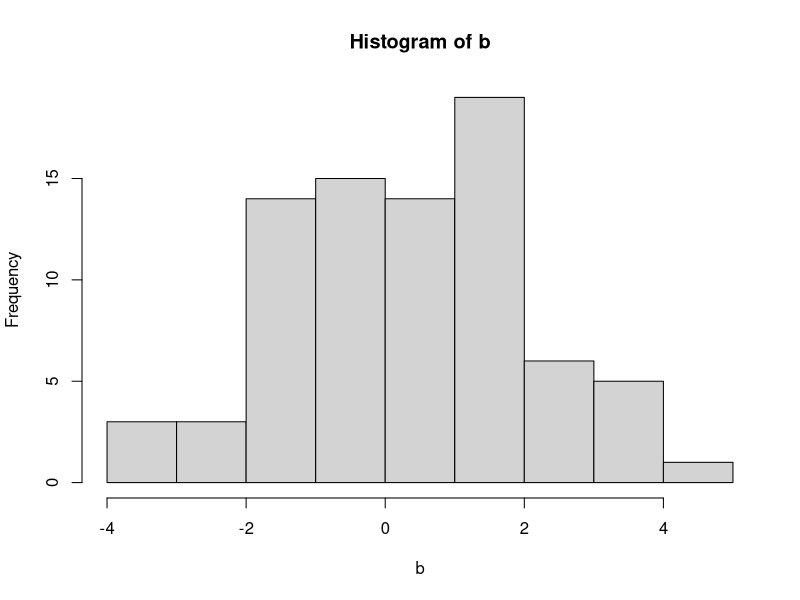
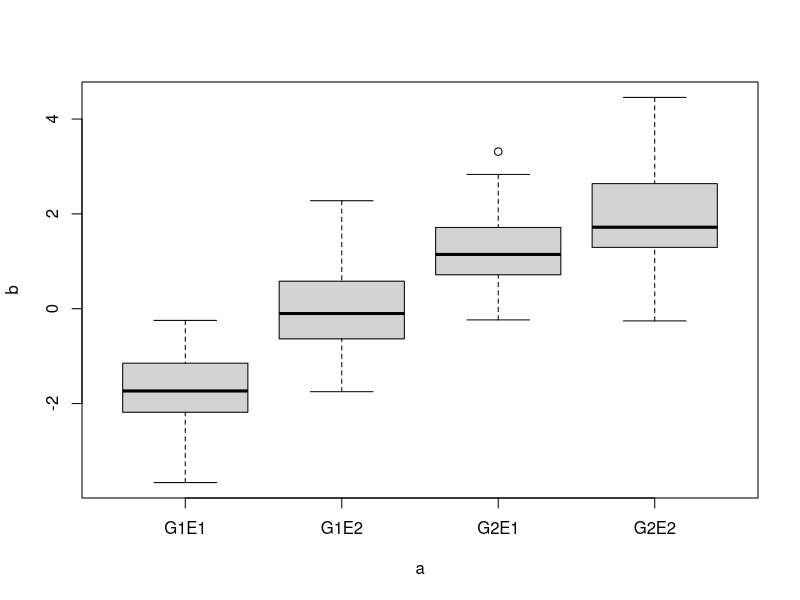
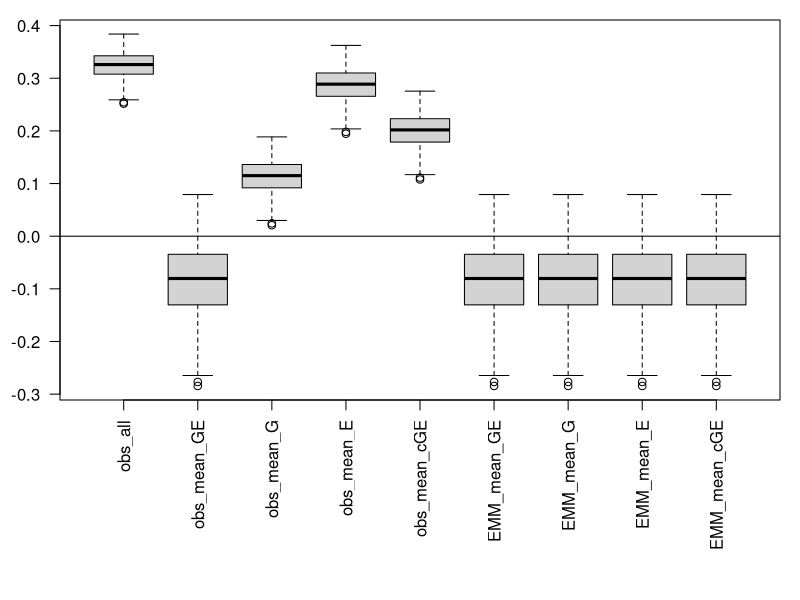
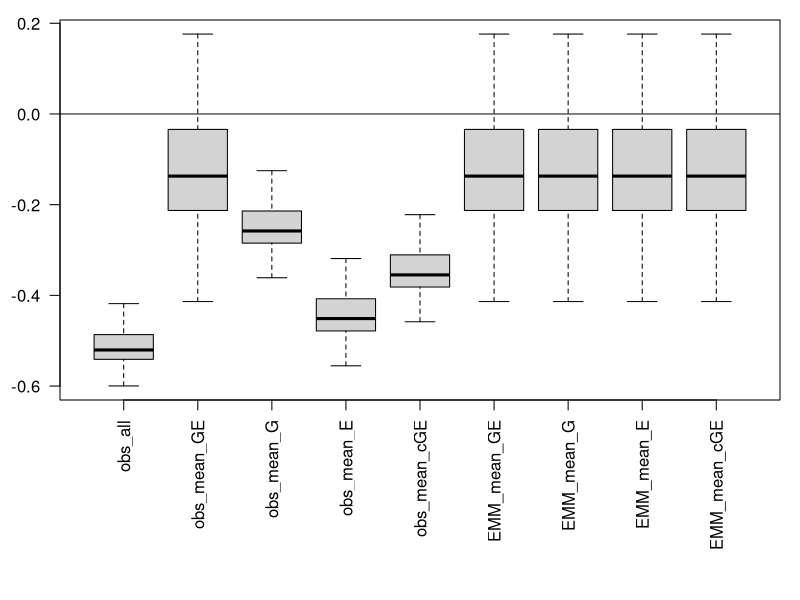
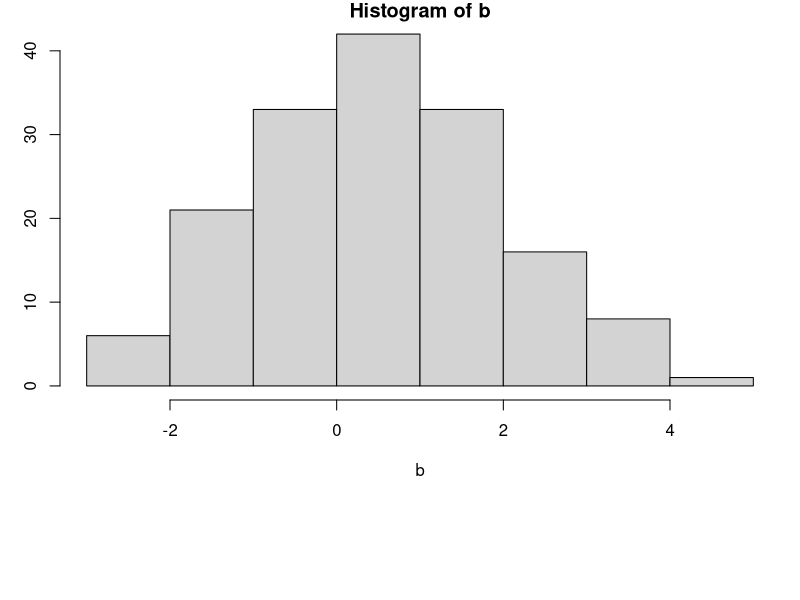
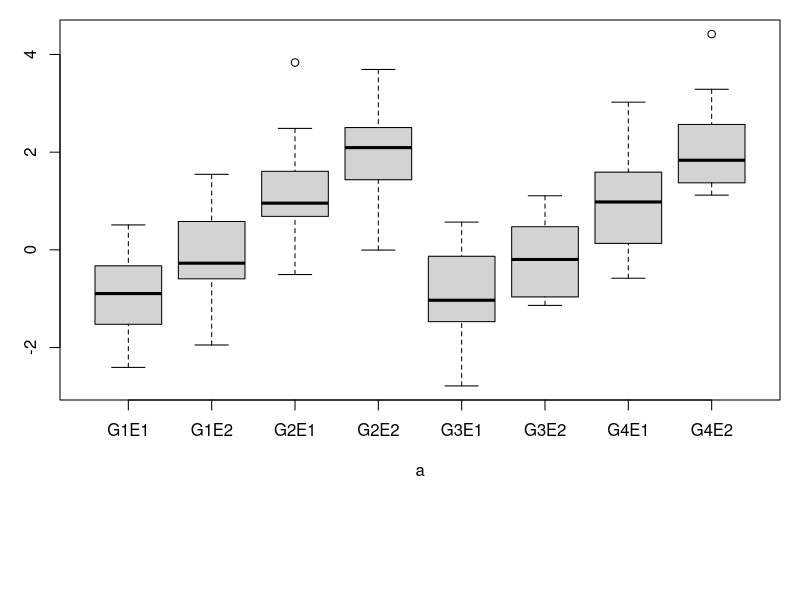
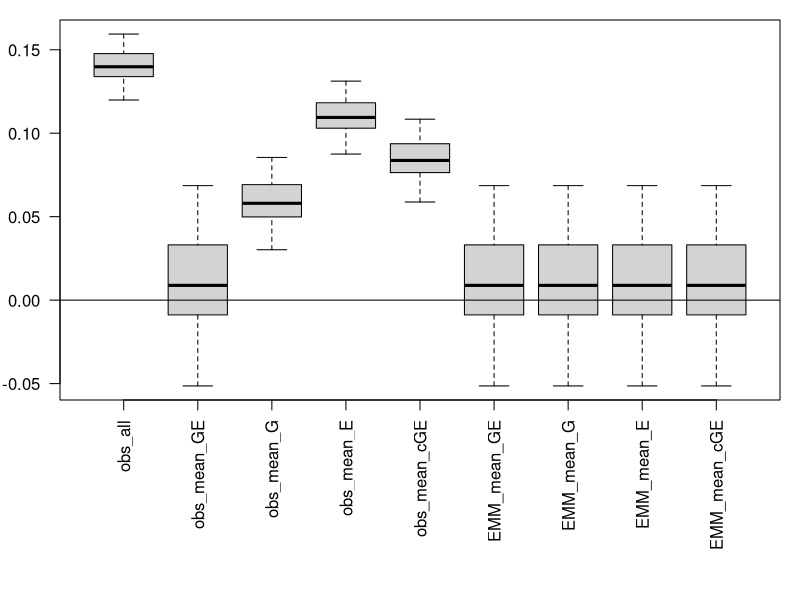
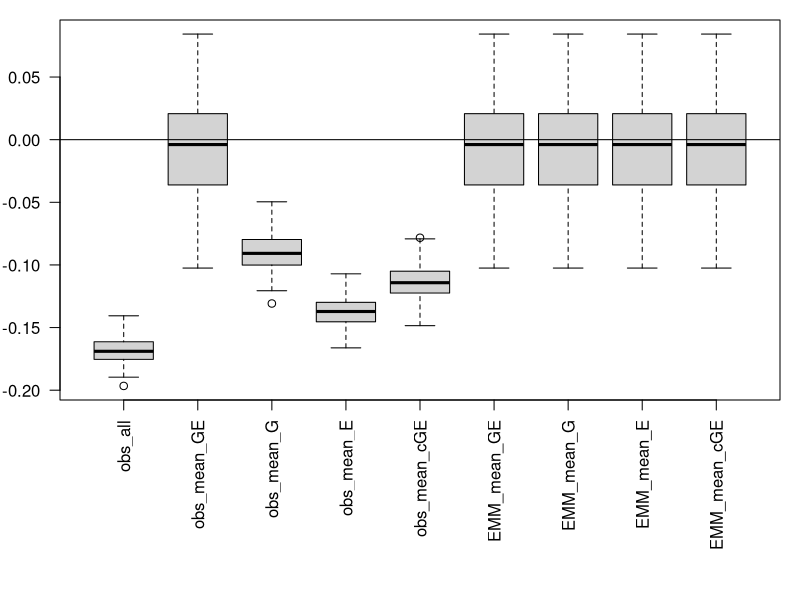

Recreate these plots in R, in order.
## ---- chunk 1
require(lme4)
require(emmeans)
## ---- chunk 2
# Different ways of calculating means ####
getmeans <- function(ind=1:length(a), true){
  
  # model fit
  G <- as.factor(G_lev[ind])
  E <- as.factor(E_lev[ind])
  m1 <- lm(b[ind] ~ G * E)
  emms <- as.data.frame(emmeans(m1, ~ G * E))
  emmG <- as.data.frame(emmeans(m1, "G"))
  emmE <- as.data.frame(emmeans(m1, "E"))
  obs_all <- mean(b[ind]) # This may or may not be what your eMM does
  obs_mean_GE <- mean(tapply(b[ind],a[ind], mean))
  obs_mean_G <- mean(tapply(b[ind],G_lev[ind], mean))
  obs_mean_E <- mean(tapply(b[ind],E_lev[ind], mean))
  obs_mean_cGE <- mean(c(obs_mean_G, obs_mean_E))  # Note they count unequally in the common garden N x 2 case
  EMM_mean_GE <- mean(emms$emmean)
  EMM_mean_G <- mean(emmG$emmean)
  EMM_mean_E <- mean(emmE$emmean)
  EMM_mean_cGE <- mean(c(EMM_mean_E,EMM_mean_G))
  out <- cbind(obs_all, obs_mean_GE, obs_mean_G,obs_mean_E, obs_mean_cGE, EMM_mean_GE, EMM_mean_G, EMM_mean_E, EMM_mean_cGE)
  round(out - true, 4)
}
## ---- chunk 3
a <- rep(c("G1E1","G1E2", "G2E1", "G2E2"), each=20)
G_lev <- substr(a, start=1, stop=2)
E_lev <- substr(a, start=3, stop=4)
b <- c(rnorm(length(a)/4, -1), rnorm(length(a)/4, 0), rnorm(length(a)/4, 1), rnorm(length(a)/4, 2))
hist(b)
boxplot(b~a)
true1 <- mean(c(-1,0,1,2)) # true mean
getmeans(1:length(a), true1) # no imbalance
getmeans(15:length(a), true1) # imbalance in first category
getmeans(1:(length(a)-15), true1) # imbalance in last category
par(mar=c(10,3,1,1))

bob <- replicate(100,getmeans(c(sample(1:20,5),20:length(a)), true1),simplify = TRUE)
rownames(bob) <- c("obs_all", "obs_mean_GE", "obs_mean_G", "obs_mean_E", "obs_mean_cGE", "EMM_mean_GE", "EMM_mean_G", "EMM_mean_E", "EMM_mean_cGE")
#head(bob)
boxplot(t(bob), las=2)
abline(h=0)

bob <- replicate(100,getmeans(c(1:(length(a)-20), sample((length(a)-20):length(a),5)), true1),simplify = TRUE)
#head(bob)
rownames(bob) <- c("obs_all", "obs_mean_GE", "obs_mean_G", "obs_mean_E", "obs_mean_cGE","EMM_mean_GE", "EMM_mean_G", "EMM_mean_E", "EMM_mean_cGE")
#head(bob)
boxplot(t(bob), las=2)
abline(h=0)
## ---- chunk 4
a <- rep(c("G1E1","G1E2", "G2E1", "G2E2", "G3E1", "G3E2", "G4E1", "G4E2"), each=20)
G_lev <- substr(a, start=1, stop=2)
E_lev <- substr(a, start=3, stop=4)
b <- c(rnorm(length(a)/8, -1), 
       rnorm(length(a)/8, 0), 
       rnorm(length(a)/8, 1), 
       rnorm(length(a)/8, 2), 
       rnorm(length(a)/8, -1), 
       rnorm(length(a)/8, 0), 
       rnorm(length(a)/8, 1), 
       rnorm(length(a)/8, 2))
hist(b)
boxplot(b~a)
par(mar=c(10,3,1,1))
true2 <- mean(c(-1,0,1,2, -1, 0, 1,2,-1,0,1,2)) # true mean
bob <- replicate(100,getmeans(c(sample(1:20,5),20:length(a)), true2),
                 simplify = TRUE)
rownames(bob) <- c("obs_all", "obs_mean_GE", "obs_mean_G", "obs_mean_E", "obs_mean_cGE", "EMM_mean_GE", "EMM_mean_G", "EMM_mean_E", "EMM_mean_cGE")
#head(bob)
boxplot(t(bob), las=2)
abline(h=0)
bob <- replicate(100,getmeans(c(1:(length(a)-20), 
                                sample((length(a)-20):length(a),5)), true2),
                 simplify = TRUE)
rownames(bob) <- c("obs_all", "obs_mean_GE", "obs_mean_G", "obs_mean_E", "obs_mean_cGE", "EMM_mean_GE", "EMM_mean_G", "EMM_mean_E", "EMM_mean_cGE")
#head(bob)
boxplot(t(bob), las=2)
abline(h=0)
